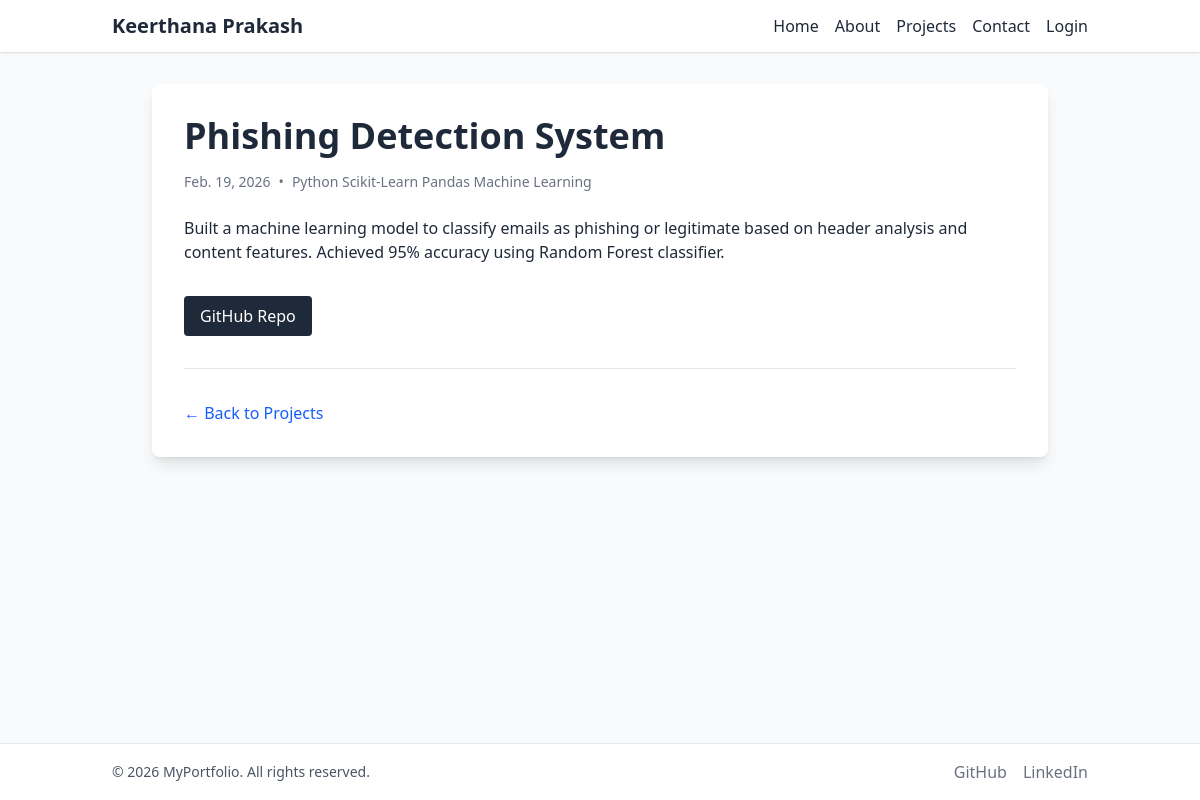
/projects/phishing-detection-system/, run on the app's committed database.
### projects_app/models.py (models this page shows, shortened)
class Project(models.Model):
    title = models.CharField(max_length=200)
    description = models.TextField()
    tech_stack = models.CharField(max_length=255, help_text="e.g. Django, React, PostgreSQL")
    github_link = models.URLField(blank=True, null=True)
    live_link = models.URLField(blank=True, null=True)
    created_date = models.DateField(auto_now_add=True)
    slug = models.SlugField(unique=True, blank=True)
    image = models.ImageField(upload_to='projects/', blank=True, null=True)
    class Meta:
        ordering = ['-created_date']

### projects_app/views.py (the view)
# urls.py: path('<slug:slug>/', views.project_detail, name='project_detail'),
def project_detail(request, slug):
    project = get_object_or_404(Project, slug=slug)
    return render(request, 'projects_app/project_detail.html', {'project': project})

### templates/projects_app/project_detail.html (shortened to what this page needs)
{% extends 'base.html' %}
{% block content %}
<div class="max-w-4xl mx-auto bg-white rounded-lg shadow-lg overflow-hidden">
    <div class="p-8">
        <h1 class="text-4xl font-bold mb-4">{{ project.title }}</h1>
        <div class="flex items-center text-sm text-gray-500 mb-6">
            <span>{{ project.created_date }}</span>
            <span class="mx-2">•</span>
            <span>{{ project.tech_stack }}</span>
        </div>
        <div class="prose max-w-none text-gray-800 mb-8">
            {{ project.description|linebreaks }}
        </div>
        <div class="flex space-x-4">
            {% if project.github_link %}
            <a href="{{ project.github_link }}" target="_blank"
                class="flex items-center px-4 py-2 bg-gray-800 text-white rounded hover:bg-gray-700">
                GitHub Repo
            </a>
            {% endif %}
        </div>
        <div class="mt-8 pt-8 border-t border-gray-200 flex justify-between items-center">
            <a href="{% url 'project_list' %}" class="text-blue-600 hover:underline">&larr; Back to Projects</a>
        </div>
    </div>
</div>
{% endblock %}

### data on the page
Project: title "Phishing Detection System", created_date "Feb. 19, 2026", tech_stack "Python Scikit-Learn Pandas Machine Learning", description "Built a machine learning model to classify emails as phishing or legitimate based on header analysis and content features. Achieved 95% accuracy using Random Forest classifier."
